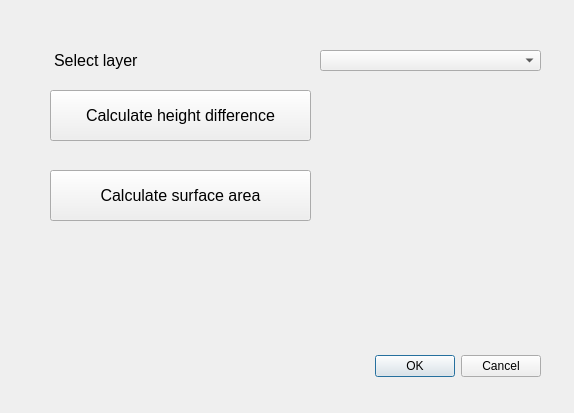
<?xml version="1.0" encoding="UTF-8"?>
<ui version="4.0">
 <class>plugin12_14DialogBase</class>
 <widget class="QDialog" name="plugin12_14DialogBase">
  <property name="geometry">
   <rect>
    <x>0</x>
    <y>0</y>
    <width>574</width>
    <height>413</height>
   </rect>
  </property>
  <property name="windowTitle">
   <string>plugin 12-14</string>
  </property>
  <widget class="QDialogButtonBox" name="button_box">
   <property name="geometry">
    <rect>
     <x>200</x>
     <y>350</y>
     <width>341</width>
     <height>32</height>
    </rect>
   </property>
   <property name="orientation">
    <enum>Qt::Horizontal</enum>
   </property>
   <property name="standardButtons">
    <set>QDialogButtonBox::Cancel|QDialogButtonBox::Ok</set>
   </property>
  </widget>
  <widget class="QLabel" name="label">
   <property name="geometry">
    <rect>
     <x>54</x>
     <y>35</y>
     <width>151</width>
     <height>51</height>
    </rect>
   </property>
   <property name="font">
    <font>
     <pointsize>12</pointsize>
    </font>
   </property>
   <property name="text">
    <string>Select layer</string>
   </property>
  </widget>
  <widget class="QPushButton" name="pushButton_dh">
   <property name="geometry">
    <rect>
     <x>50</x>
     <y>90</y>
     <width>261</width>
     <height>51</height>
    </rect>
   </property>
   <property name="font">
    <font>
     <pointsize>12</pointsize>
    </font>
   </property>
   <property name="text">
    <string>Calculate height difference</string>
   </property>
  </widget>
  <widget class="QLabel" name="label_dh_result">
   <property name="geometry">
    <rect>
     <x>340</x>
     <y>100</y>
     <width>201</width>
     <height>31</height>
    </rect>
   </property>
   <property name="font">
    <font>
     <pointsize>12</pointsize>
    </font>
   </property>
   <property name="text">
    <string/>
   </property>
  </widget>
  <widget class="QgsMapLayerComboBox" name="mMapLayerComboBox">
   <property name="geometry">
    <rect>
     <x>320</x>
     <y>50</y>
     <width>221</width>
     <height>21</height>
    </rect>
   </property>
  </widget>
  <widget class="QPushButton" name="pushButton_area">
   <property name="geometry">
    <rect>
     <x>50</x>
     <y>170</y>
     <width>261</width>
     <height>51</height>
    </rect>
   </property>
   <property name="font">
    <font>
     <pointsize>12</pointsize>
    </font>
   </property>
   <property name="text">
    <string>Calculate surface area</string>
   </property>
   <property name="autoRepeatDelay">
    <number>299</number>
   </property>
  </widget>
  <widget class="QLabel" name="label_area_result">
   <property name="geometry">
    <rect>
     <x>340</x>
     <y>180</y>
     <width>201</width>
     <height>31</height>
    </rect>
   </property>
   <property name="font">
    <font>
     <pointsize>12</pointsize>
    </font>
   </property>
   <property name="text">
    <string/>
   </property>
  </widget>
 </widget>
 <customwidgets>
  <customwidget>
   <class>QgsMapLayerComboBox</class>
   <extends>QComboBox</extends>
   <header>qgsmaplayercombobox.h</header>
  </customwidget>
 </customwidgets>
 <resources/>
 <connections>
  <connection>
   <sender>button_box</sender>
   <signal>accepted()</signal>
   <receiver>plugin12_14DialogBase</receiver>
   <slot>accept()</slot>
   <hints>
    <hint type="sourcelabel">
     <x>20</x>
     <y>20</y>
    </hint>
    <hint type="destinationlabel">
     <x>20</x>
     <y>20</y>
    </hint>
   </hints>
  </connection>
  <connection>
   <sender>button_box</sender>
   <signal>rejected()</signal>
   <receiver>plugin12_14DialogBase</receiver>
   <slot>reject()</slot>
   <hints>
    <hint type="sourcelabel">
     <x>20</x>
     <y>20</y>
    </hint>
    <hint type="destinationlabel">
     <x>20</x>
     <y>20</y>
    </hint>
   </hints>
  </connection>
 </connections>
</ui>
